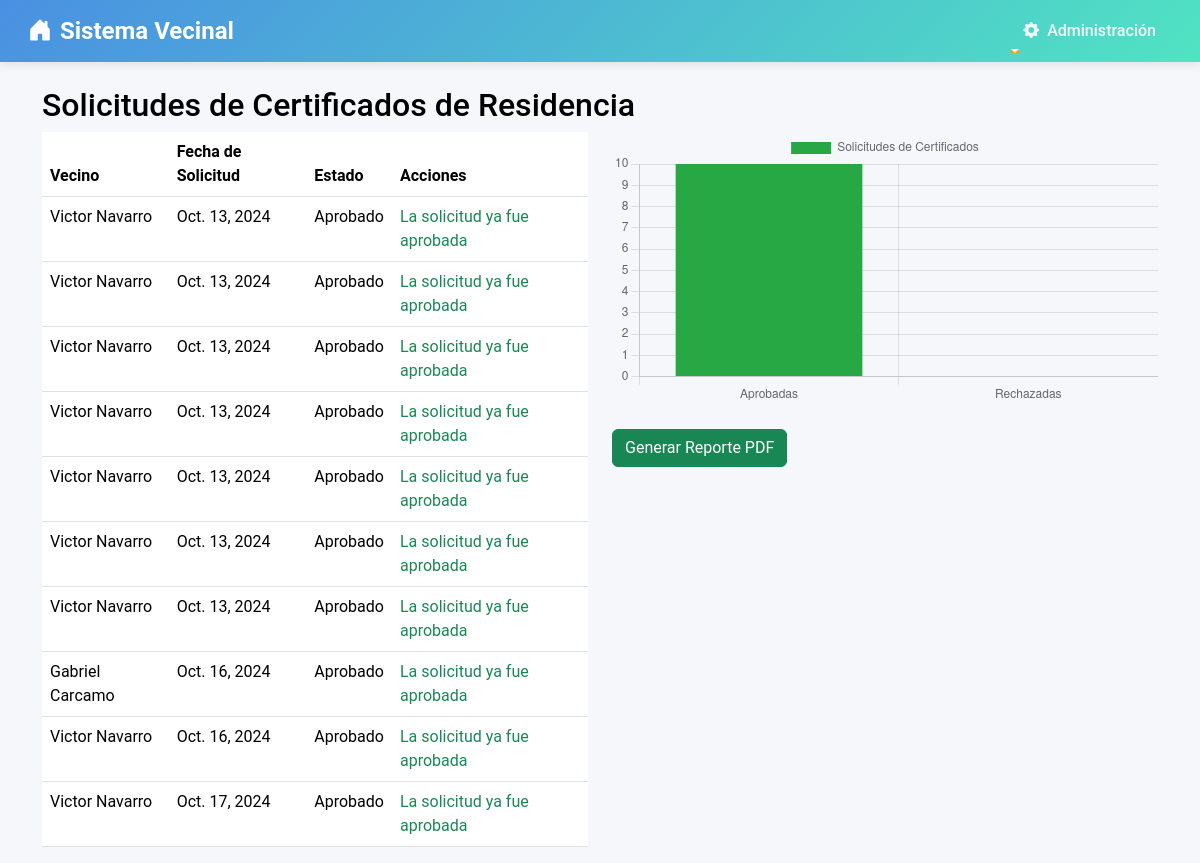
Page /gestionar/ (signed in) on the earlier database version.
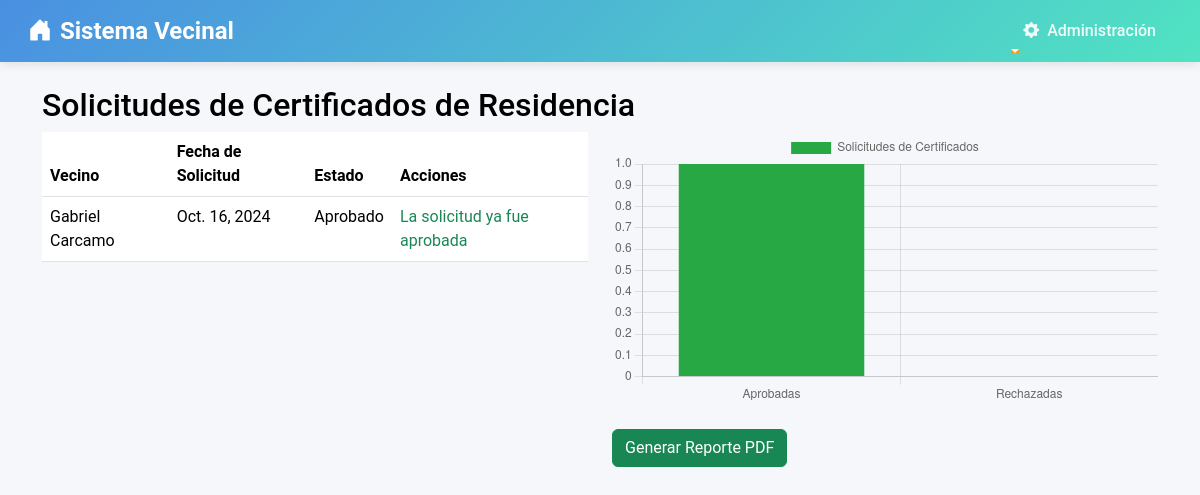
Same page on the later database version.
### junta_vecinos/models.py (models this page shows, shortened)
class SolicitudCertificado(models.Model):
    ESTADO_CHOICES = [
        ('Pendiente', 'Pendiente'),
        ('Aprobado', 'Aprobado'),
        ('Rechazado', 'Rechazado'),
    ]
    vecino = models.ForeignKey(Vecino, on_delete=models.CASCADE)  # Cambio aquí
    fecha_solicitud = models.DateField(auto_now_add=True)
    estado = models.CharField(max_length=10, choices=ESTADO_CHOICES, default='Pendiente')
    motivo = models.TextField()
    foto_carnet_frente = models.ImageField(upload_to='carnets/', blank=False, null=False)
    foto_carnet_atras = models.ImageField(upload_to='carnets/', blank=False, null=False)
    documento_residencia = models.FileField(upload_to='documentos_residencia/', blank=False, null=False)

class Vecino(models.Model):
    COMUNA_CHOICES = [
        ('ÑUÑOA', 'Ñuñoa'),
        ('PUENTE_ALTO', 'Puente Alto'),
        ('LA_FLORIDA', 'La Florida'),
    ]
    user = models.OneToOneField(User, on_delete=models.CASCADE)
    nombres = models.CharField(max_length=255)
    apellidos = models.CharField(max_length=255)
    direccion = models.CharField(max_length=255)
    telefono = models.CharField(max_length=15)
    fecha_nacimiento = models.DateField()
    rut = models.CharField(max_length=12, unique=True)
    comuna = models.CharField(max_length=20, choices=COMUNA_CHOICES, default='ÑUÑOA')
    administrador = models.ForeignKey(AdministradorComuna, on_delete=models.SET_NULL, null=True, related_name='vecinos')
    def __str__(self):
        return f"{self.nombres} {self.apellidos}"

### junta_vecinos/views.py (the view)
# urls.py: path('gestionar/', views.gestionar_solicitudes, name='gestionar_solicitudes'),
@user_passes_test(is_admin)
def gestionar_solicitudes(request):
    solicitudes = SolicitudCertificado.objects.all()
    aprobadas = solicitudes.filter(estado='Aprobado').count()
    rechazadas = solicitudes.filter(estado='Rechazado').count()
    return render(request, 'junta_vecinos/gestionar_solicitudes.html', {
        'solicitudes': solicitudes,
        'aprobadas': aprobadas,
        'rechazadas': rechazadas
    })

### junta_vecinos/views.py (called while the page is built)
def is_admin(user):
    return hasattr(user, 'administradorcomuna')  # Solo permite el acceso si el usuario es un superusuario (admin)

### junta_vecinos/templates/junta_vecinos/gestionar_solicitudes.html (shortened to what this page needs)
{% extends 'junta_vecinos/base.html' %}
{% block content %}
<h2>Solicitudes de Certificados de Residencia</h2>
<div class="row">
    <div class="col-md-6">
        <table class="table">
            <thead>
                <tr>
                    <th>Vecino</th>
                    <th>Fecha de Solicitud</th>
                    <th>Estado</th>
                    <th>Acciones</th>
                </tr>
            </thead>
            <tbody>
                {% for solicitud in solicitudes %}
                <tr>
                    <td>{{ solicitud.vecino }}</td>
                    <td>{{ solicitud.fecha_solicitud }}</td>
                    <td>{{ solicitud.get_estado_display }}</td>
                    <td>
                        {% if solicitud.estado == 'Pendiente' %}
                            <a href="{% url 'ver_solicitud' solicitud.id %}" class="btn btn-primary">Ver Solicitud</a>
                        {% elif solicitud.estado == 'Aprobado' %}
                            <span class="text-success">La solicitud ya fue aprobada</span>
                        {% elif solicitud.estado == 'Rechazado' %}
                            <span class="text-danger">La solicitud ya fue rechazada</span>
                        {% else %}
                            <span class="text-muted">No hay acciones disponibles</span>
                        {% endif %}
                    </td>
                </tr>
                {% endfor %}
            </tbody>
        </table>
    </div>
    <div class="col-md-6">
        <canvas id="solicitudesChart" width="400" height="200"></canvas>
        <button class="btn btn-success mt-4" onclick="window.location.href='{% url 'generar_reporte_solicitudes_pdf' %}'">Generar Reporte PDF</button>
    </div>
</div>
<script>
    var ctx = document.getElementById('solicitudesChart').getContext('2d');
    var solicitudesChart = new Chart(ctx, {
        type: 'bar',
        data: {
            labels: ['Aprobadas', 'Rechazadas'],
            datasets: [{
                label: 'Solicitudes de Certificados',
                data: [{{ aprobadas }}, {{ rechazadas }}],
                backgroundColor: ['#28a745', '#dc3545'],
            }]
        },
        options: {
            scales: {
                y: {
                    beginAtZero: true
                }
            }
        }
    });
</script>
{% endblock %}

Differences in the rows shown:
removed SolicitudCertificado: vecino "Victor Navarro", fecha_solicitud "Oct. 13, 2024", estado "Aprobado", shows "La solicitud ya fue aprobada"
removed SolicitudCertificado: vecino "Victor Navarro", fecha_solicitud "Oct. 13, 2024", estado "Aprobado", shows "La solicitud ya fue aprobada"
removed SolicitudCertificado: vecino "Victor Navarro", fecha_solicitud "Oct. 13, 2024", estado "Aprobado", shows "La solicitud ya fue aprobada"
removed SolicitudCertificado: vecino "Victor Navarro", fecha_solicitud "Oct. 13, 2024", estado "Aprobado", shows "La solicitud ya fue aprobada"
removed SolicitudCertificado: vecino "Victor Navarro", fecha_solicitud "Oct. 13, 2024", estado "Aprobado", shows "La solicitud ya fue aprobada"
removed SolicitudCertificado: vecino "Victor Navarro", fecha_solicitud "Oct. 13, 2024", estado "Aprobado", shows "La solicitud ya fue aprobada"
removed SolicitudCertificado: vecino "Victor Navarro", fecha_solicitud "Oct. 13, 2024", estado "Aprobado", shows "La solicitud ya fue aprobada"
removed SolicitudCertificado: vecino "Victor Navarro", fecha_solicitud "Oct. 16, 2024", estado "Aprobado", shows "La solicitud ya fue aprobada"
removed SolicitudCertificado: vecino "Victor Navarro", fecha_solicitud "Oct. 17, 2024", estado "Aprobado", shows "La solicitud ya fue aprobada"
Other differences:
chart data {{ aprobadas }}: 10 → 1
